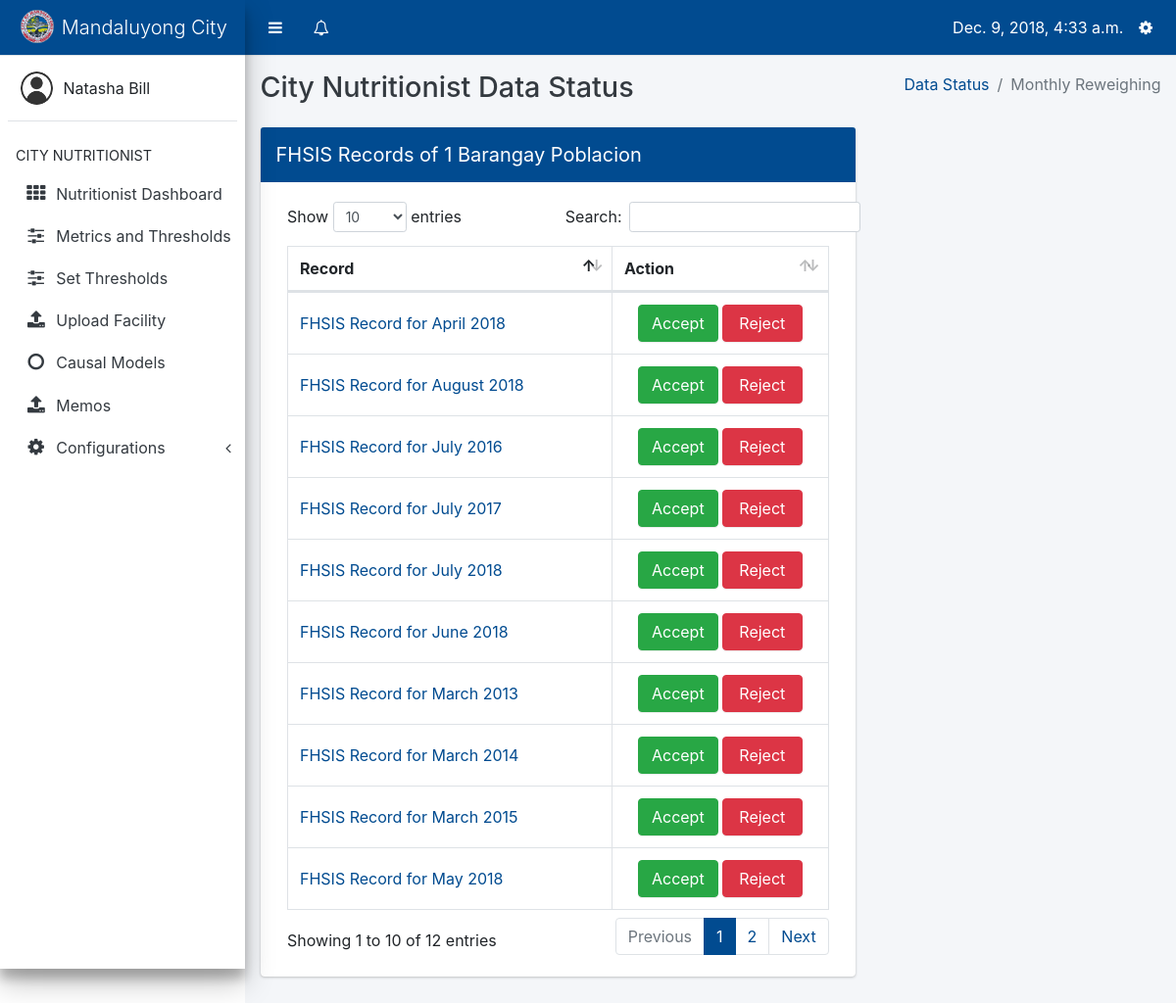
/data-input/nutritionist/data_status/1/fhsis (signed in), run on the app's committed database.
### core/models.py (models this page shows, shortened)
class Profile(models.Model):
    user = models.OneToOneField(User, on_delete=models.CASCADE, related_name='profile')
    barangay = models.ForeignKey(Barangay, on_delete=models.CASCADE, null=True, blank=True)
    USER_TYPES = (
        ('Barangay Nutrition Scholar', 'Barangay Nutrition Scholar'),
        ('Nutritionist', 'Nutritionist'),
        ('Nutrition Program Coordinator', 'Nutrition Program Coordinator')
    )
    user_type = models.CharField(max_length=40, choices=USER_TYPES)

### datainput/models.py (models this page shows, shortened)
class Barangay(models.Model):
    name = models.CharField(max_length=100)
    def __str__(self):
        return str(self.id) + " " + self.name

class FHSIS(models.Model):
    date = models.DateTimeField(default=datetime.now)
    uploaded_by = models.ForeignKey('core.Profile', on_delete=models.DO_NOTHING)
    barangay = models.ForeignKey(Barangay, on_delete=models.CASCADE)

### datainput/views.py (the view, shortened to what this page needs)
# urls.py: path('nutritionist/data_status/<int:id>/fhsis', views.show_fhsis, name='show_fhsis'),
@login_required
def show_fhsis(request, id):
    barangay = Barangay.objects.get(id=id)
    fhsis = FHSIS.objects.filter(barangay=barangay)
    profile = Profile.objects.get(user=request.user)
    form = RejectForm(request.POST or None)
    user_from = Profile.objects.get(user=request.user)
    user_to = fhsis[0].uploaded_by
    context = {
        'profile': profile,
        'active': 'ds',
        'fhsis': fhsis,
        'barangay': barangay,
        'form': form
    }
    return render(request, 'datainput/show_fhsis.html', context)

### core/forms.py
class RejectForm(ModelForm):
    class Meta:
        model = Notification
        fields = ['message']

### core/context_processors.py (called while the page is built)
def get_user_type(request):
    if request.user.is_anonymous:
        return {
            'user_type': None
        }
    return {
        'user_type': Profile.objects.get(user=request.user).user_type
    }

def get_notifications(request):
    if not request.user.is_anonymous:
        notifications = Notification.objects.filter(profile_to=Profile.objects.get(user=request.user)).order_by('-date')
        return {
            'notifications': notifications
        }
    return {
        'notifications': None
    }

def get_unread_notifications(request):
    if not request.user.is_anonymous:
        unread_count = Notification.objects.filter(profile_to=Profile.objects.get(user=request.user), is_read=False)
        return {
            'unread_count': unread_count.count()
        }
    return {
        'unread_count': None
    }

def today(request):
    return {
        'today': datetime.now()
    }

def year_now(request):
    return {
        'year_present': datetime.now().year
    }

def profile(request):
    if request.user.is_anonymous:
        return {
            'profile': None
        }
    return {
        'profile': Profile.objects.get(user=request.user)
    }

### core/templatetags/tags.py (called while the page is built)
@register.filter(name='addcssclass')
def addcssclass(field):
   return field.as_widget(attrs={"class":"form-control", "placeholder":field.label})

@register.filter(name='field_type')
def field_type(field):
    return field.field.widget.__class__.__name__

@register.filter
def month_name(month_number):
    return calendar.month_name[month_number]

### datainput/templates/datainput/show_fhsis.html (shortened to what this page needs)
 {% extends 'core/nutritionist-layout.html' %}
{% block content %}
<div class="content-wrapper" style="min-height: 620px; height: auto; margin-top: 57px;">
    <div class="content-header">
        <div class="container-fluid">
            <div class="row mb-2">
                <div class="col-sm-6">
                    <h1 class="m-0 text-dark">City Nutritionist Data Status</h1>
                </div>
                <div class="col-sm-6">
                    <ol class="breadcrumb float-sm-right">
                        <li class="breadcrumb-item"><a href="{% url 'datainput:data_status_index' %}">Data Status</a></li>
                        <li class="breadcrumb-item active">Monthly Reweighing</li>
                    </ol>
                </div>
            </div>
        </div>
    </div>
    <section class="content">
        <div class="container-fluid">
            <div class="row">
                <div class="col-8">
                    <div class="card card-primary">
                        <div class="card-header d-flex p-0" style="cursor: move;">
                        <h3 class="card-title p-3" id="headH3" data-barangay="{{ barangay.id }}">FHSIS Records of {{ barangay }}</h3>
                        </div>
                        <div class="card-body">
                            <table id="fhsis_overview" class="table table-bordered table-hover dataTables">
                                <thead>
                                    <tr>
                                        <th style="width: 60%;">Record</th>
                                        <th style="width: 40%;">Action</th>
                                    </tr>
                                </thead>
                                <tbody>
                                    {% load tags %}
                                    {% for record in fhsis %}
                                        <tr data-id="{{ record.id }}">
                                            <td style="vertical-align: middle;"><a href="{% url 'datainput:view_fhsis_file' record.id %}">FHSIS Record for {{ record.date.month|month_name }} {{ record.date.year }}</a></td>
                                            {% if record.status == 'Approved' %}
                                            <td style="font-weight: bold; color:#00a65a;"><i class="fa fa-check-circle"></i> Approved</td>
                                            {% else %}
                                            <td style="text-align: center;">
                                                <a class="btn btn-success col-5" href="{% url 'datainput:accept_fhsis' barangay.id record.id %}">Accept</a>
                                                <a class="btn btn-danger col-5" href="{% url 'datainput:reject_fhsis' barangay.id record.id %}">Reject</a>
                                            </td>
                                            {% endif %}
                                        </tr>
                                    {% endfor %}
                                </tbody>
                            </table>
                        </div>
                    </div>
                </div>
            </div>
        </div>
    </section>
</div>
{% endblock %}

### core/templates/core/nutritionist-layout.html (shortened to what this page needs)
{% load static %}
<html>
    <head>
        <link rel="stylesheet" type="text/css" href="{% static 'core/plugins/bootstrap/css/bootstrap.css' %}">
        <link rel="stylesheet" type="text/css" href="{% static 'core/plugins/css/adminlte.css' %}">
        <link rel="stylesheet" type="text/css" href="{% static 'core/plugins/datatables/dataTables.bootstrap4.css' %}">
        <link rel="stylesheet" type="text/css" href="{% static 'core/plugins/font-awesome/css/font-awesome.css' %}">
        <link rel="stylesheet" type="text/css" href="{% static 'core/plugins/select2/select2.css' %}">
    </head>
    <body class="sidebar-mini" style="padding-right: 0 !important;">
        <div class="wrapper">
            <nav class="main-header navbar navbar-expand border-bottom navbar-light bg-primary" style="position: fixed; right: 0; left: 0;">
                <ul class="navbar-nav">
                    <li class="nav-item">
                        <a class="nav-link" data-widget="pushmenu" href="#" style="padding-top: 12px;"><i class="fa fa-bars"></i></a>
                    </li>
                    <li class="nav-item dropdown">
                        <a class="nav-link" data-toggle="dropdown" href="#" aria-expanded="false" style="padding-top: 12px;">
                            <i class="fa fa-bell-o"></i>
                        </a>
                    </li>
                </ul>
                <ul class="navbar-nav ml-auto">
                    <li class="nav-item mt-2">
                        {{ today }}
                    </li>
                    <li class="nav-item dropdown">
                        <a class="nav-link" data-toggle="dropdown" href="#" aria-expanded="true" style="padding-top: 12px;">
                            <i class="fa fa-cog"></i>
                        </a>
                    </li>
                </ul>
            </nav>
            <aside class="main-sidebar elevation-4 sidebar-light-primary" style="min-height: 620px;">
                <div class="brand-link bg-primary">
                    <img src="{% static 'core/images/com.png' %}" class="brand-image img-circle" style="opacity: .8">
                    <span class="brand-text font-weight-light">Mandaluyong City</span>
                </div>
                <div class="sidebar">
                    <div class="user-panel mt-3 pb-3 mb-3 d-flex">
                        <div class="image">
                            <img src="{% static 'core/images/usr.png' %}" class="img-circle" alt="User Image">
                        </div>
                        <div class="info">
                            <div class="d-block">{{ profile.user.first_name }} {{ profile.user.last_name }}</div>
                        </div>
                    </div>
                    <nav class="mt-2">
                        <ul class="nav nav-pills nav-sidebar flex-column" data-widget="treeview" role="menu" data-accordion="false">
                            <li class="nav-header">CITY NUTRITIONIST</li>
                            <li class="nav-item">
                                <a href="{% url 'core:nutritionist' %}" class="nav-link {% if active == 'db' %}active{% endif %}">
                                    <i class="nav-icon fa fa-th"></i>
                                    <p>Nutritionist Dashboard</p>
                                </a>
                                </li>
                            <li class="nav-item">
                                <a href="{% url 'datapreprocessing:index' %}" class="nav-link {% if active == 'mt' %}active{% endif %}">
                                    <i class="nav-icon fa fa-sliders"></i>
                                    <p>Metrics and Thresholds</p>
                                </a>
                            </li>
                            <li class="nav-item">
                                <a href="{% url 'datapreprocessing:set_thresholds' %}" class="nav-link {% if active == 'st' %}active{% endif %}">
                                    <i class="nav-icon fa fa-sliders"></i>
                                    <p>Set Thresholds</p>
                                </a>
                            </li>
                            <li class="nav-item">
                                <a href="{% url 'datainput:nutritionist_upload' %}" class="nav-link {% if active == 'du' %}active{% endif %}">
                                    <i class="nav-icon fa fa-upload"></i>
                                    <p>Upload Facility</p>
                                </a>
                                </li>
                            <li class="nav-item">
                                <a href="{% url 'causalmodel:index' 2018 %}" class="nav-link {% if active == 'cm' %}active{% endif %}">
                                    <i class="nav-icon fa fa-circle-o"></i>
                                    <p>Causal Models</p>
                                </a>
                            </li>
                            <li class="nav-item">
                                <a href="{% url 'core:memos' %}" class="nav-link {% if active == 'mm' %}active{% endif %}">
                                    <i class="nav-icon fa fa-upload"></i>
                                    <p>Memos</p>
                                </a>
                            </li>
                             <li class="nav-item has-treeview {% if active == 'arc' %}menu-open{% endif %}">
                            <a href="#" class="nav-link {% if active == 'arc' %}active{% endif %}">
                              <i class="nav-icon fa fa-cog"></i>
                              <p>
                                Configurations
                                <i class="right fa fa-angle-left"></i>
                              </p>
                            </a>
                            </li>
                        </ul>
                    </nav>
                </div>
            </aside>
            {% block content %}
            {% endblock %}
        </div>
    </body>
</html>

### data on the page
Profile: user.first_name "Natasha", user.last_name "Bill"
Barangay: id+name "1 Barangay Poblacion"
FHSIS: date.month|month_name "May", date.year "2018"
FHSIS: date.month|month_name "April", date.year "2018"
FHSIS: date.month|month_name "June", date.year "2018"
FHSIS: date.month|month_name "July", date.year "2016"
FHSIS: date.month|month_name "July", date.year "2017"
FHSIS: date.month|month_name "March", date.year "2015"
FHSIS: date.month|month_name "July", date.year "2018"
FHSIS: date.month|month_name "August", date.year "2018"
FHSIS: date.month|month_name "March", date.year "2014"
FHSIS: date.month|month_name "March", date.year "2013"
